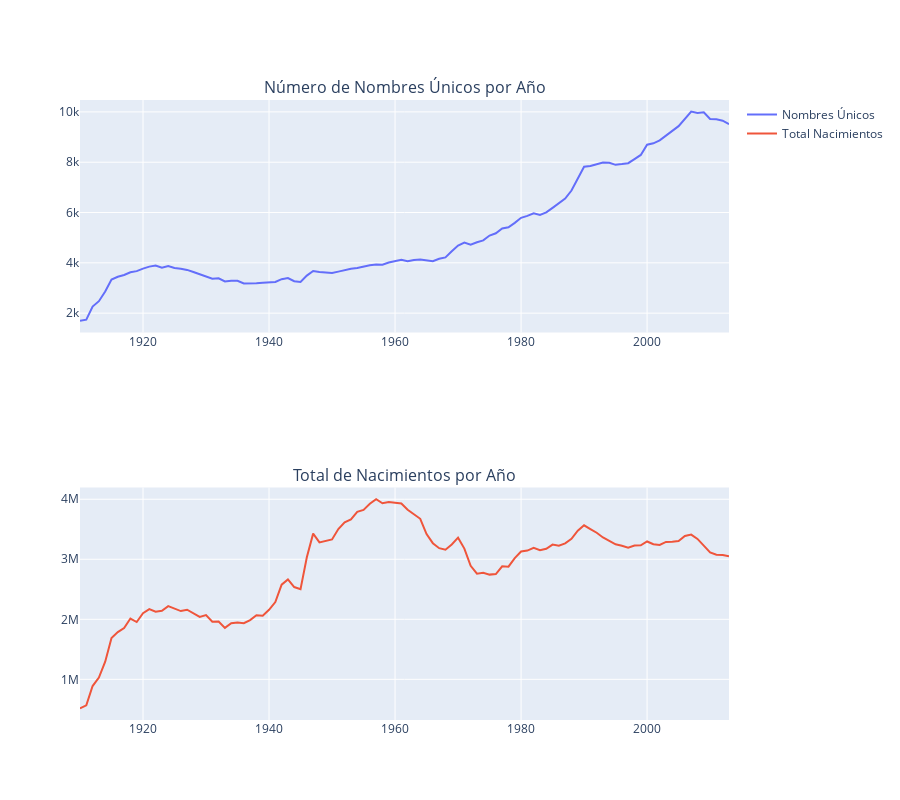

This figure's notebook cell:
### Code cell
# Explorar el esquema de la tabla
try:
    # Consulta para obtener el esquema
    schema_query = """
    SELECT 
        column_name,
        data_type,
        is_nullable
    FROM 
        `bigquery-public-data.usa_names.INFORMATION_SCHEMA.COLUMNS`
    WHERE 
        table_name = 'usa_1910_2013'
    ORDER BY 
        ordinal_position
    """
    
    print("📊 Esquema de la tabla:")
    schema_df = client.query(schema_query).to_dataframe()
    display(schema_df)
    
    # Consulta para ver los rangos de datos
    ranges_query = """
    SELECT
        MIN(year) as min_year,
        MAX(year) as max_year,
        COUNT(DISTINCT state) as num_states,
        COUNT(DISTINCT name) as unique_names,
        COUNT(DISTINCT gender) as gender_types
    FROM 
        `bigquery-public-data.usa_names.usa_1910_2013`
    """
    
    print("\n📈 Rangos y cardinalidad de los datos:")
    ranges_df = client.query(ranges_query).to_dataframe()
    display(ranges_df)
    
    # Muestra de los datos
    sample_query = """
    SELECT *
    FROM `bigquery-public-data.usa_names.usa_1910_2013`
    WHERE RAND() < 0.0001
    LIMIT 10
    """
    
    print("\n🔍 Muestra aleatoria de registros:")
    sample_df = client.query(sample_query).to_dataframe()
    display(sample_df)
    
    # Distribución por año
    dist_query = """
    SELECT
        year,
        COUNT(*) as num_records,
        COUNT(DISTINCT name) as unique_names,
        SUM(number) as total_births
    FROM 
        `bigquery-public-data.usa_names.usa_1910_2013`
    GROUP BY 
        year
    ORDER BY 
        year
    """
    
    print("\n📊 Distribución por año:")
    dist_df = client.query(dist_query).to_dataframe()
    
    # Visualizar distribución temporal
    fig = make_subplots(rows=2, cols=1,
                       subplot_titles=('Número de Nombres Únicos por Año',
                                     'Total de Nacimientos por Año'))
    
    fig.add_trace(
        go.Scatter(x=dist_df['year'], 
                  y=dist_df['unique_names'],
                  mode='lines',
                  name='Nombres Únicos'),
        row=1, col=1
    )
    
    fig.add_trace(
        go.Scatter(x=dist_df['year'], 
                  y=dist_df['total_births'],
                  mode='lines',
                  name='Total Nacimientos'),
        row=2, col=1
    )
    
    fig.update_layout(height=800, showlegend=True)
    fig.show()

except Exception as e:
    print(f"Error en la exploración: {str(e)}")
    print("\nAsegúrate de que:")
    print("1. Las credenciales están configuradas correctamente")
    print("2. Tienes acceso al dataset")
    print("3. La API de BigQuery está habilitada")

### Figure 1 — Plotly figure (JSON) as saved in the notebook; plotly's stock layout.template omitted (floating-point values rounded to 4 significant figures)
{"data": [{"mode": "lines", "name": "Nombres Únicos", "type": "scatter", "x": [1910, 1911, 1912, 1913, 1914, 1915, 1916, 1917, 1918, 1919, 1920, 1921, 1922, 1923, 1924, 1925, 1926, 1927, 1928, 1929, 1930, 1931, 1932, 1933, 1934, 1935, 1936, 1937, 1938, 1939, 1940, 1941, 1942, 1943, 1944, 1945, 1946, 1947, 1948, 1949, 1950, 1951, 1952, 1953, 1954, 1955, 1956, 1957, 1958, 1959, 1960, 1961, 1962, 1963, 1964, 1965, 1966, 1967, 1968, 1969, 1970, 1971, 1972, 1973, 1974, 1975, 1976, 1977, 1978, 1979, 1980, 1981, 1982, 1983, 1984, 1985, 1986, 1987, 1988, 1989, 1990, 1991, 1992, 1993, 1994, 1995, 1996, 1997, 1998, 1999, 2000, 2001, 2002, 2003, 2004, 2005, 2006, 2007, 2008, 2009, 2010, 2011, 2012, 2013], "xaxis": "x", "y": [1693, 1740, 2261, 2476, 2863, 3337, 3447, 3515, 3623, 3670, 3770, 3849, 3894, 3803, 3875, 3798, 3767, 3719, 3637, 3549, 3479, 3367, 3383, 3259, 3290, 3289, 3183, 3180, 3187, 3204, 3211, 3238, 3352, 3393, 3269, 3243, 3492, 3675, 3634, 3622, 3597, 3650, 3714, 3767, 3792, 3860, 3902, 3930, 3927, 4011, 4076, 4120, 4068, 4117, 4135, 4100, 4063, 4162, 4216, 4457, 4688, 4803, 4722, 4819, 4892, 5085, 5176, 5367, 5412, 5589, 5790, 5868, 5973, 5907, 6005, 6186, 6387, 6553, 6873, 7370, 7820, 7847, 7916, 7990, 7981, 7896, 7925, 7962, 8126, 8290, 8697, 8752, 8867, 9076, 9246, 9433, 9743, 10011, 9959, 9988, 9718, 9706, 9651, 9510], "yaxis": "y"}, {"mode": "lines", "name": "Total Nacimientos", "type": "scatter", "x": [1910, 1911, 1912, 1913, 1914, 1915, 1916, 1917, 1918, 1919, 1920, 1921, 1922, 1923, 1924, 1925, 1926, 1927, 1928, 1929, 1930, 1931, 1932, 1933, 1934, 1935, 1936, 1937, 1938, 1939, 1940, 1941, 1942, 1943, 1944, 1945, 1946, 1947, 1948, 1949, 1950, 1951, 1952, 1953, 1954, 1955, 1956, 1957, 1958, 1959, 1960, 1961, 1962, 1963, 1964, 1965, 1966, 1967, 1968, 1969, 1970, 1971, 1972, 1973, 1974, 1975, 1976, 1977, 1978, 1979, 1980, 1981, 1982, 1983, 1984, 1985, 1986, 1987, 1988, 1989, 1990, 1991, 1992, 1993, 1994, 1995, 1996, 1997, 1998, 1999, 2000, 2001, 2002, 2003, 2004, 2005, 2006, 2007, 2008, 2009, 2010, 2011, 2012, 2013], "xaxis": "x2", "y": [516307, 565799, 887969, 1028527, 1293293, 1690028, 1786494, 1855699, 2013396, 1954838, 2101166, 2170879, 2127298, 2141629, 2218792, 2172363, 2137254, 2160166, 2105359, 2040494, 2070703, 1958685, 1964352, 1857542, 1933317, 1946921, 1936153, 1986679, 2068197, 2059824, 2157559, 2288146, 2576513, 2664809, 2537026, 2501900, 3032271, 3427524, 3280847, 3310318, 3330552, 3504308, 3615873, 3665420, 3790561, 3821632, 3925941, 4002115, 3933530, 3955206, 3948347, 3929659, 3826102, 3747858, 3674755, 3420021, 3268042, 3184551, 3160039, 3245628, 3359813, 3177734, 2890399, 2759382, 2774109, 2744540, 2754005, 2882540, 2877133, 3018437, 3129817, 3145248, 3192020, 3152736, 3175753, 3245247, 3227214, 3265735, 3340218, 3475158, 3566117, 3502624, 3442032, 3363611, 3306956, 3248844, 3224619, 3192776, 3229123, 3232892, 3296565, 3250746, 3237797, 3288674, 3293609, 3304899, 3387211, 3411754, 3339467, 3230907, 3114968, 3076685, 3069870, 3049905], "yaxis": "y2"}], "layout": {"annotations": [{"font": {"size": 16}, "showarrow": false, "text": "Número de Nombres Únicos por Año", "x": 0.5, "xanchor": "center", "xref": "paper", "y": 1, "yanchor": "bottom", "yref": "paper"}, {"font": {"size": 16}, "showarrow": false, "text": "Total de Nacimientos por Año", "x": 0.5, "xanchor": "center", "xref": "paper", "y": 0.375, "yanchor": "bottom", "yref": "paper"}], "height": 800, "showlegend": true, "xaxis": {"anchor": "y", "domain": [0, 1]}, "xaxis2": {"anchor": "y2", "domain": [0, 1]}, "yaxis": {"anchor": "x", "domain": [0.625, 1]}, "yaxis2": {"anchor": "x2", "domain": [0, 0.375]}}}
